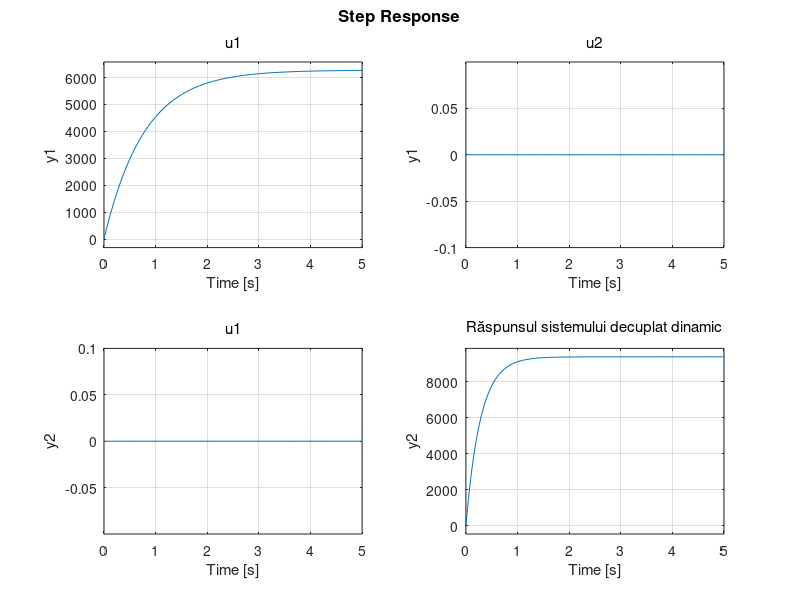
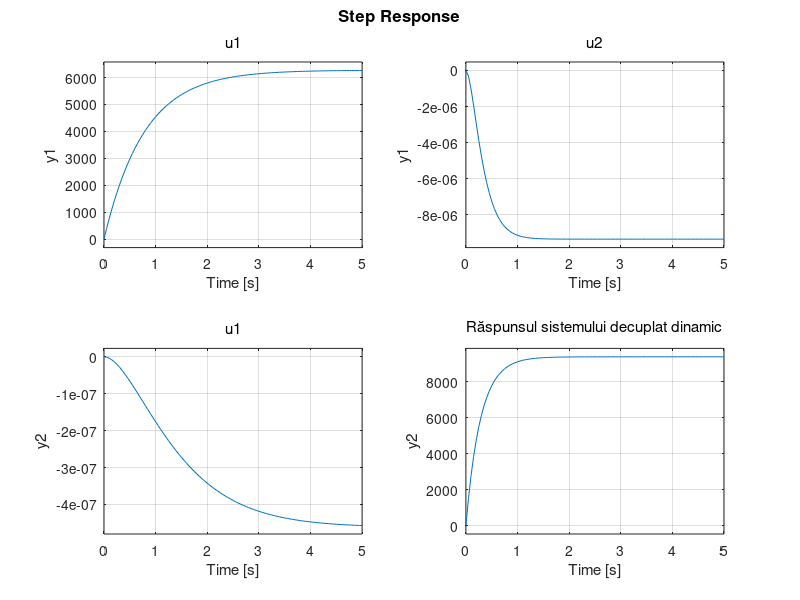

Source code (MATLAB) for these figures, in order: (Note: this script raises an error after producing the figures.)
s = tf('s');
G11 = 6275 / (0.7773 * s + 1);
G12 = -8.597 / (0.1762 * s + 1);
G21 = -11.81 / (0.7562 * s + 1);
G22 = 9400 / (0.2835 * s + 1);

% Matricea de sistem
G = [G11 G12;
     G21 G22];

% Compensatorul dinamic
D = [1, -G12/G11;
     -G21/G22, 1]

% Sistem decuplat
G_decuplat = zpk(minreal(G * D));

% Verificare
step(G_decuplat)
title('Răspunsul sistemului decuplat dinamic')
%%

G=[G11, G12;
    G21, G22];

D=minreal(G^-1);

HH=[G11, 0;
    0, G22];

DD=minreal(D*HH)

CCCC=HH*DD;
%%
figure;step(G11)

%%
DDD=[0.00015936,   6.4297e-07 * (s+1.287)/(s+5.675);
       7.5063e-08 *(s+3.527)/ (s+1.322)        ,   0.00010638];


%DDD=[1,           0.0060439*(s+3.5273)*(s+1.287)/((s+5.6754)*(s+3.527));
%    0.000047102*(s+3.5273)*(s+1.2865)/((s+1.3224)*(s+1.287))    1];


G_decuplat = zpk(minreal(G * DD));

% Verificare
step(G_decuplat)
title('Răspunsul sistemului decuplat dinamic')


%%
close all;clc
% Definirea sistemului
% Definește regulatorul și procesul
Hr = pid(4.491050778047862, 2.91060966950295); % Regulator PID (continuu)
%Hr=pid(0.1,0.5);
H11 = tf(8072.8, [1 1.287]);           % Proces H11

% Parametri simulare
dt = 0.001;                           % Pas de timp
Tsim = 5;                             % Timp total
t = 0:dt:Tsim;
N = length(t);
r = 10*ones(1, N);                       % Semnal de referință

% Inițializare vectori
e = zeros(1, N);
u = zeros(1, N);
y = zeros(1, N);

% Inițializare stări
x_reg = [];                          % stare regulator
x_proc = [];                         % stare proces

% Simulare pas cu pas
for k = 2:N
    % Eroare
    e(k) = r(k) - y(k-1);

    % Răspunsul regulatorului Hr la eroare
    [u_sim, ~, x_reg] = lsim(Hr, [e(k-1), e(k)], [0, dt], x_reg);
    u(k) = u_sim(end);

    % Limitare semnal de comandă
    u(k) = max(min(u(k), 1), -1);

    % Aplicare semnal de comandă asupra procesului Gp
    [y_sim, ~, x_proc] = lsim(H11, [u(k-1), u(k)], [0, dt], x_proc);
    y(k) = y_sim(end);
end

% Afișare rezultate
figure;
subplot(2,1,1);
plot(t, y, 'LineWidth', 1.5);
title('Ieșire sistem (y)'); ylabel('y(t)');

subplot(2,1,2);
plot(t, u, 'LineWidth', 1.5);
title('Semnal de comandă (u)'); ylabel('u(t)'); xlabel('Timp [s]');


figure; plot(t, e, 'LineWidth', 1.5);

